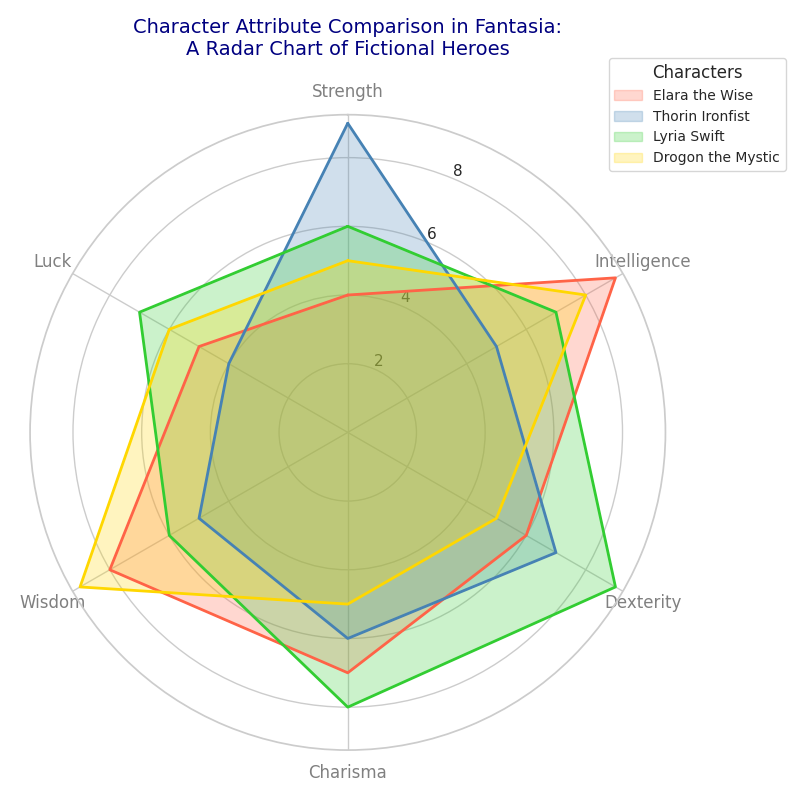

This chart was generated by the following Python code:
import matplotlib.pyplot as plt
import numpy as np

characters = ['Elara the Wise', 'Thorin Ironfist', 'Lyria Swift', 'Drogon the Mystic']
categories = ['Strength', 'Intelligence', 'Dexterity', 'Charisma', 'Wisdom', 'Luck']
num_categories = len(categories)

elara_attributes = [4, 9, 6, 7, 8, 5]
thorin_attributes = [9, 5, 7, 6, 5, 4]
lyria_attributes = [6, 7, 9, 8, 6, 7]
drogon_attributes = [5, 8, 5, 5, 9, 6]

data = [elara_attributes, thorin_attributes, lyria_attributes, drogon_attributes]
data_with_closure = [d + [d[0]] for d in data]

angles = np.linspace(0, 2 * np.pi, num_categories, endpoint=False).tolist()
angles += angles[:1]

fig, ax = plt.subplots(figsize=(8, 8), subplot_kw=dict(polar=True))
ax.set_theta_offset(np.pi / 2)
ax.set_theta_direction(-1)

colors = ['#FF6347', '#4682B4', '#32CD32', '#FFD700']
for i, attribute_values in enumerate(data_with_closure):
    ax.fill(angles, attribute_values, color=colors[i], alpha=0.25, label=characters[i])  # Fill area
    ax.plot(angles, attribute_values, color=colors[i], linewidth=2)

plt.xticks(angles[:-1], categories, color='grey', size=12)
plt.title('Character Attribute Comparison in Fantasia:\nA Radar Chart of Fictional Heroes', size=14, color='navy', pad=20)
plt.legend(loc='upper right', bbox_to_anchor=(1.2, 1.1), fontsize=10, title='Characters')
plt.tight_layout()
plt.show()
